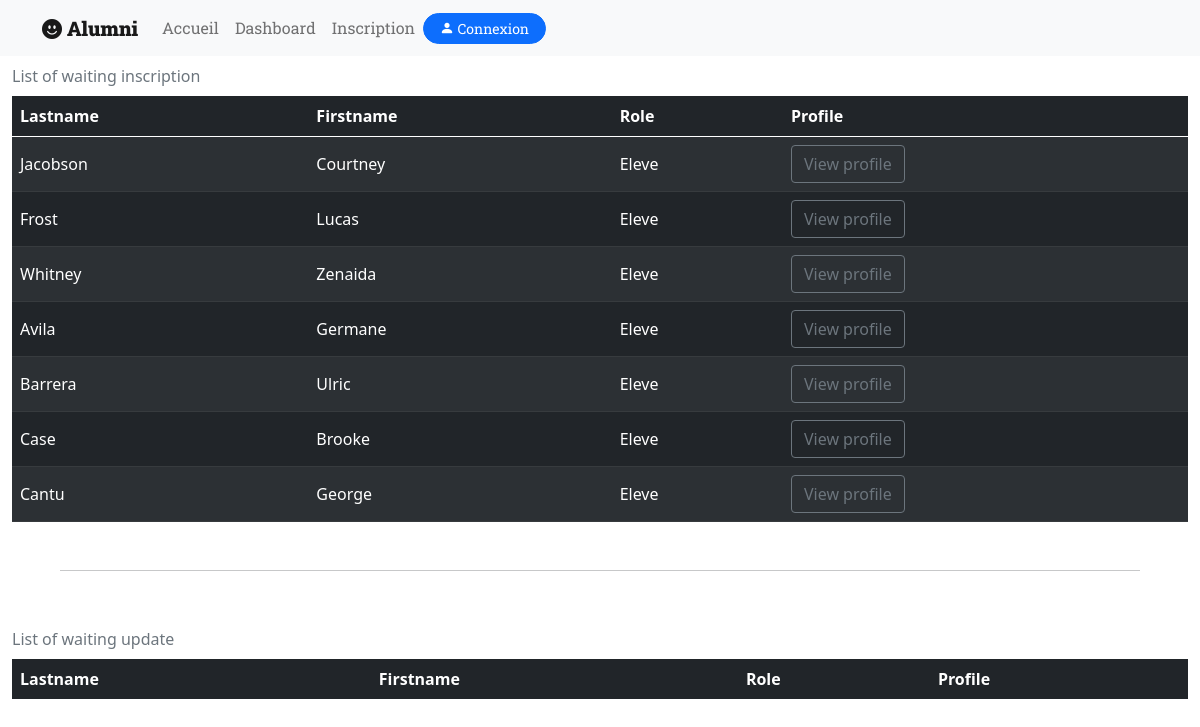
/views/dashboard.php, run on an earlier commit of the app's database.
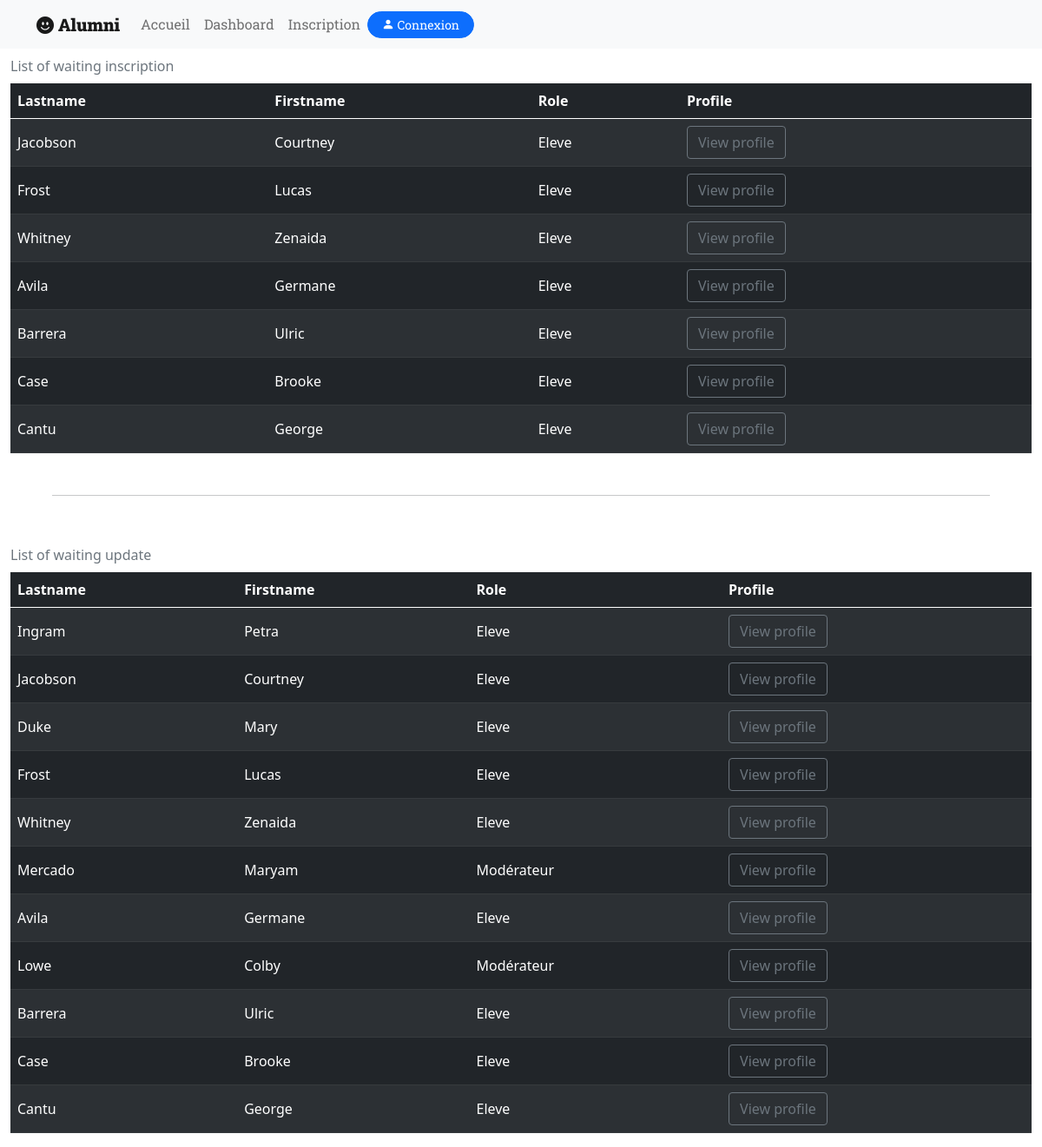
And on a later commit of the database.
### tables this page shows
CREATE TABLE IF NOT EXISTS `users` (
  `id` int(11) NOT NULL AUTO_INCREMENT,
  `lastname` varchar(100) NOT NULL,
  `firstname` varchar(100) NOT NULL,
  `pseudo` varchar(100) DEFAULT NULL,
  `mail` varchar(255) NOT NULL,
  `password` varchar(255) NOT NULL,
  `campus` varchar(100) NOT NULL,
  `promo` varchar(100) NOT NULL,
  `date_debut` date NOT NULL,
  `date_fin` date NOT NULL,
  `github_link` varchar(100) DEFAULT NULL,
  `profile_picture` varchar(255) DEFAULT NULL,
  `anecdote` text,
  `role` int(11) NOT NULL,
  `is_actif` tinyint(1) NOT NULL,
  `is_update` tinyint(1) NOT NULL,
  PRIMARY KEY (`id`),
  UNIQUE KEY `mail` (`mail`),
  KEY `foreign_key_role` (`role`)
);

### models/userModels.php (called while the page is built, shortened)
<?php
class userModels
{
    public function getAllUserWaitingInscription($pdo)
    {
        try {
            $sql = "SELECT * FROM users WHERE is_actif = 0;";
            $stmt = $pdo->query($sql);
            $userWaitingInscription = $stmt->fetchAll(PDO::FETCH_ASSOC);
            return $userWaitingInscription;
        } catch (PDOException $e) {
            echo "erreur dans l'affichage : " . $e->getMessage();
        }
    }
    public function getAllUserWaitingUpdate($pdo)
    {
        try {
            $sql = "SELECT * FROM users WHERE is_update = 0;";
            $stmt = $pdo->query($sql);
            $userWaitingUpdate = $stmt->fetchAll(PDO::FETCH_ASSOC);
            return $userWaitingUpdate;
        } catch (PDOException $e) {
            echo "erreur dans l'affichage : " . $e->getMessage();
        }
    }
}

### views/dashboard.php (the view)
<?php
require_once(dirname(__FILE__) . './../models/database.php');
require_once('../models/userModels.php');
$users = new userModels($pdo);
$listUsersWaitingInscription = $users->getAllUserWaitingInscription($pdo);
$listUsersWaitingUptade = $users->getAllUserWaitingUpdate($pdo);
require_once('header.php');
?>
<div class="container-fluid">
  <table class="table table-dark table-responsive align-middle table-striped caption-top">
    <caption>List of waiting inscription</caption>
    <thead>
      <tr>
        <th scope="col">Lastname</th>
        <th scope="col">Firstname</th>
        <th scope="col">Role</th>
        <th scope="col">Profile</th>
      </tr>
    </thead>
    <tbody>
      <?php
      foreach ($listUsersWaitingInscription as $user) { ?>
        <tr>
          <td><?= $user['lastname'] ?></td>
          <td><?= $user['firstname'] ?></td>
          <td><?php echo $user['role'] == 1 ? "Eleve" : "Modérateur"; ?></td>
          <td><a href="#" class="btn btn-outline-secondary">View profile</a></td>
        </tr>
      <?php }
      ?>
    </tbody>
  </table>
  <hr class="d-flex m-5">
  <table class="table table-dark table-responsive align-middle table-striped caption-top">
    <caption>List of waiting update</caption>
    <thead>
      <tr>
        <th scope="col">Lastname</th>
        <th scope="col">Firstname</th>
        <th scope="col">Role</th>
        <th scope="col">Profile</th>
      </tr>
    </thead>
    <tbody>
      <?php
      foreach ($listUsersWaitingUptade as $user) { ?>
        <tr>
          <td><?= $user['lastname'] ?></td>
          <td><?= $user['firstname'] ?></td>
          <td><?php echo $user['role'] == 1 ? "Eleve" : "Modérateur"; ?></td>
          <td><a href="#" class="btn btn-outline-secondary">View profile</a></td>
        </tr>
      <?php }
      ?>
    </tbody>
  </table>
</div>
<?php
require_once('footer.php');
?>

What changed in the data, as far as the page shows it:
now on one of the page's lists (row edited): users: lastname "Jacobson", firstname "Courtney"
now on one of the page's lists (row edited): users: lastname "Frost", firstname "Lucas"
now on one of the page's lists (row edited): users: lastname "Whitney", firstname "Zenaida"
now on one of the page's lists (row edited): users: lastname "Avila", firstname "Germane"
now on one of the page's lists (row edited): users: lastname "Barrera", firstname "Ulric"
now on one of the page's lists (row edited): users: lastname "Case", firstname "Brooke"
now on one of the page's lists (row edited): users: lastname "Cantu", firstname "George"
now on this page (row edited): users: lastname "Ingram", firstname "Petra", shows "Eleve", shown under "List of waiting update"
now on this page (row edited): users: lastname "Duke", firstname "Mary", shows "Eleve", shown under "List of waiting update"
now on this page (row edited): users: lastname "Mercado", firstname "Maryam", shows "Modérateur", shown under "List of waiting update"
now on this page (row edited): users: lastname "Lowe", firstname "Colby", shows "Modérateur", shown under "List of waiting update"
